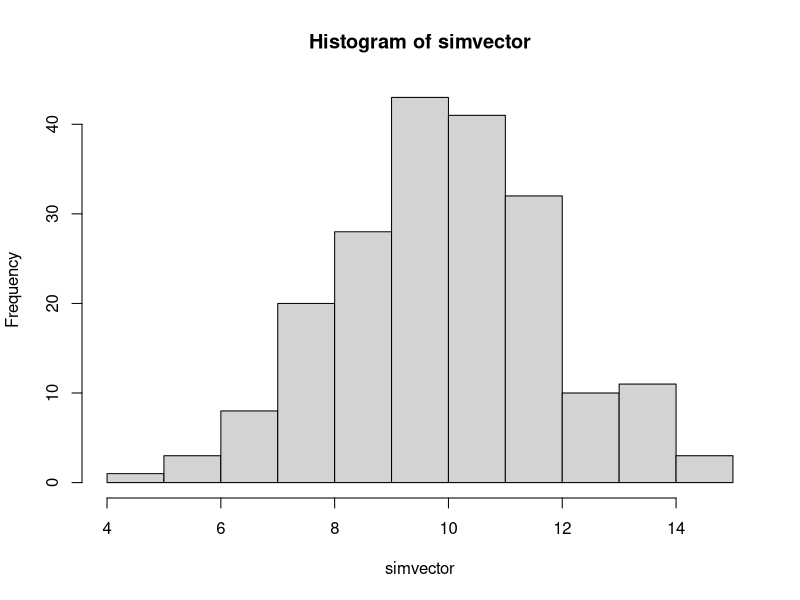
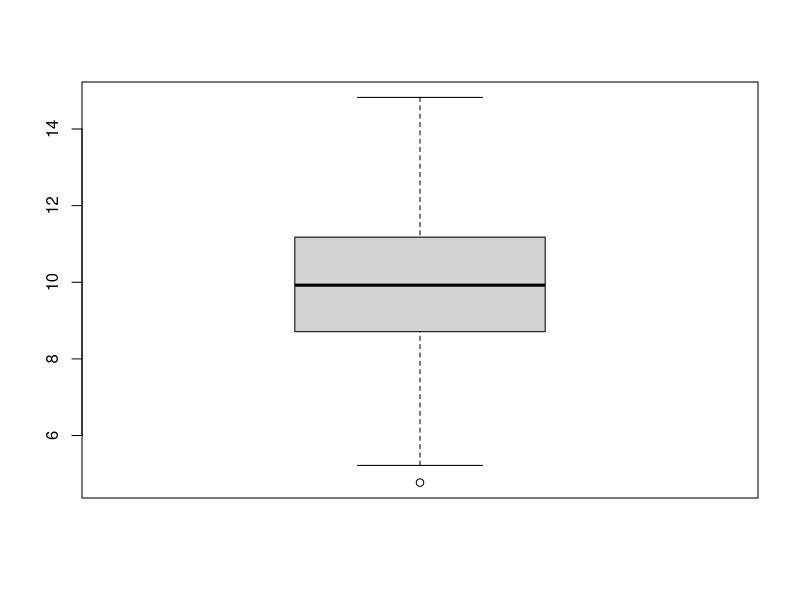

Write the R code that produced these figures, in order.
## ---- chunk 1
knitr::opts_chunk$set(echo = TRUE)
rm(list = ls())
## ---- chunk 2
Cal1_Scores <- scan()
# Input: 66 65 80 66 73 94 100 93 79 89 64 90 63 88 85 67 77 82 82 39 100 82 60 56 66 72 74 67 87 61 63 58 66 100 93 92 60 74 59 98
# Output: Read 40 items

Cal2_Scores <- scan()
# Input: 74 77 64 63 59 69 72 57 64 55 69 40 60 54 80 45 58 60 61 71 60 61 66 74 63 71 73 99 66 63 69 69 75 47 50
# Output: Read 35 items
## ---- chunk 3
#boxplot(Cal1_Scores, Cal2_Scores, names = c("Cal 1 Scores","Cal 2 Scores"))
## ---- chunk 4
mean(Cal1_Scores)
sd(Cal1_Scores)

mean(Cal2_Scores)
sd(Cal2_Scores)
## ---- chunk 5
set.seed(24689)
simvector = rnorm(200, 10, 2)
summary(simvector)
## ---- chunk 6
hist(simvector)
boxplot(simvector)
## ---- chunk 7
IQR(simvector)
## ---- chunk 8
quantile(simvector, 0.25)-(1.5*IQR(simvector))
quantile(simvector, 0.75)+(1.5*IQR(simvector))
               
## ---- chunk 9
x = scan()
# Input: 77 50 71 72 81 94 96 95 67
# Output: Read 9 items

y = scan()
# Input: 82 66 78 34 47 85 90 99 68
# Output: Read 9 items

## ---- chunk 10
cor(x,y)
